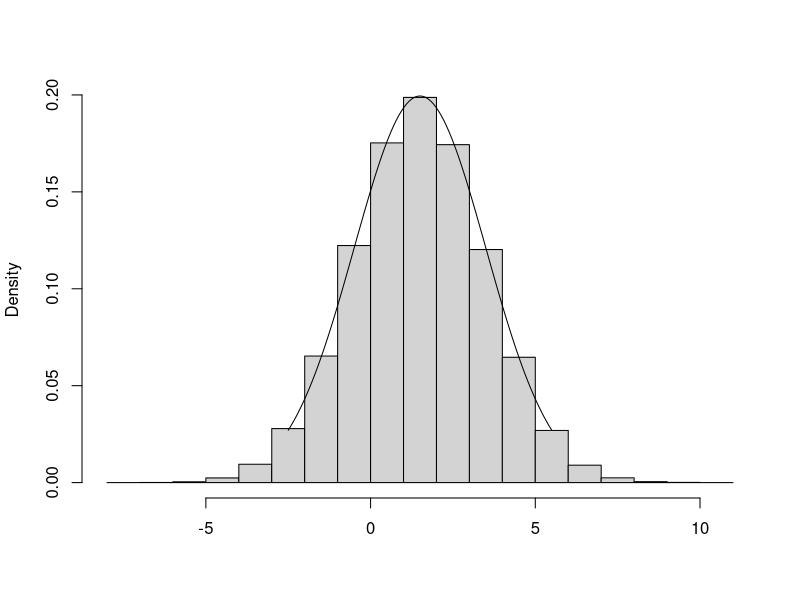

Recreate this plot in R.
# simulate a standard normal random variable
# From state s, the proposal chain moves to t, where t is uniformly distributed on (s − 1, s + 1)

mu <- 1.5
sigma <- 2
trials <- 1000000
sim_list <- numeric(trials)
state <- 0
for (i in 2:trials) {
    proposal <- runif(1, state - 1, state + 1)
    acceptance <- exp(-((proposal - mu)^2 - (state - mu)^2) / (2 * sigma^2))
    if (runif(1) < acceptance) state <- proposal
    sim_list[i] <- state
}
mean(sim_list)
sd(sim_list)
hist(sim_list, xlab = "", main = "", prob = T)
curve(dnorm(x, mean = mu, sd = sigma), mu - 4, mu + 4, add = T)
